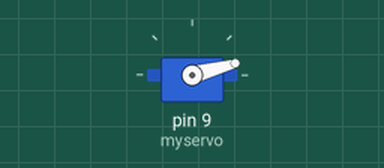
This sketch was run on a simulated Arduino Uno, built with avr-gcc and run on an emulated ATmega328P. Parts: servo.

Above: at 0.05 s.
At 0.25 s:
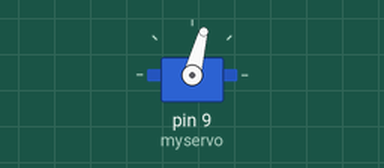
At 0.45 s:
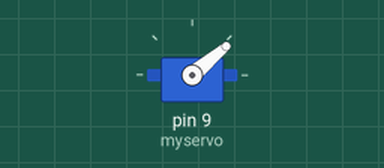
Timing chart, 0 to 3.0 s (numbered marks = the images above):
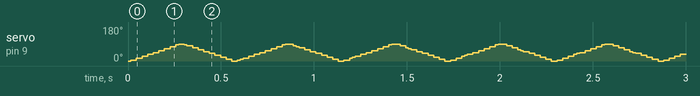

The sketch:

servo.ino
```cpp
#include<Servo.h>

Servo myservo;
int pos=0;
void setup() {
  myservo.attach(9);
}

void loop() {
  for(pos=0;pos<=90;pos+=5){
    myservo.write(pos);
    delay(15);
  }
  for(pos=90;pos>=0;pos-=5){
    myservo.write(pos);
    delay(15);
  }

}
```
